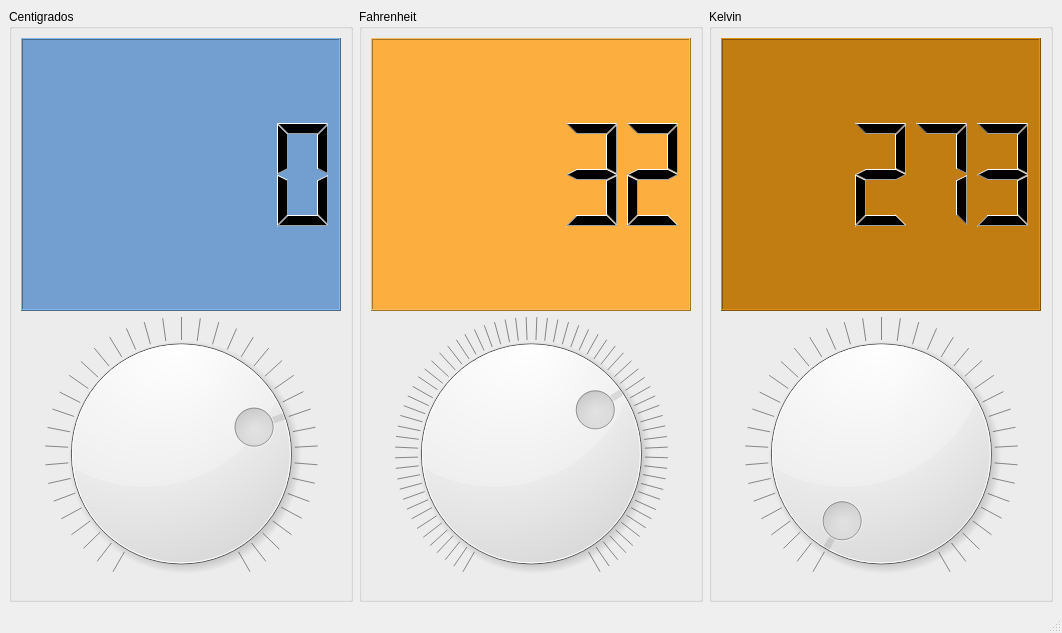
<?xml version="1.0" encoding="UTF-8"?>
<ui version="4.0">
 <class>Principal</class>
 <widget class="QMainWindow" name="Principal">
  <property name="geometry">
   <rect>
    <x>0</x>
    <y>0</y>
    <width>1062</width>
    <height>633</height>
   </rect>
  </property>
  <property name="windowTitle">
   <string>Principal</string>
  </property>
  <property name="windowIcon">
   <iconset resource="recursos.qrc">
    <normaloff>:/new/prefix1/RESOURCES/termometro.png</normaloff>:/new/prefix1/RESOURCES/termometro.png</iconset>
  </property>
  <widget class="QWidget" name="centralwidget">
   <layout class="QHBoxLayout" name="horizontalLayout">
    <item>
     <widget class="QGroupBox" name="groupBox">
      <property name="title">
       <string>Centigrados</string>
      </property>
      <layout class="QVBoxLayout" name="verticalLayout">
       <item>
        <widget class="QLCDNumber" name="outCent">
         <property name="styleSheet">
          <string notr="true">background-color: rgb(114, 159, 207);</string>
         </property>
        </widget>
       </item>
       <item>
        <widget class="QDial" name="inCent">
         <property name="cursor">
          <cursorShape>OpenHandCursor</cursorShape>
         </property>
         <property name="tabletTracking">
          <bool>false</bool>
         </property>
         <property name="minimum">
          <number>-273</number>
         </property>
         <property name="notchTarget">
          <double>10.000000000000000</double>
         </property>
         <property name="notchesVisible">
          <bool>true</bool>
         </property>
        </widget>
       </item>
      </layout>
     </widget>
    </item>
    <item>
     <widget class="QGroupBox" name="groupBox_2">
      <property name="title">
       <string>Fahrenheit</string>
      </property>
      <layout class="QVBoxLayout" name="verticalLayout_2">
       <item>
        <widget class="QLCDNumber" name="outFahr">
         <property name="styleSheet">
          <string notr="true">
background-color: rgb(252, 175, 62);</string>
         </property>
         <property name="intValue" stdset="0">
          <number>32</number>
         </property>
        </widget>
       </item>
       <item>
        <widget class="QDial" name="inFahr">
         <property name="cursor">
          <cursorShape>OpenHandCursor</cursorShape>
         </property>
         <property name="minimum">
          <number>-459</number>
         </property>
         <property name="maximum">
          <number>210</number>
         </property>
         <property name="notchTarget">
          <double>10.000000000000000</double>
         </property>
         <property name="notchesVisible">
          <bool>true</bool>
         </property>
        </widget>
       </item>
      </layout>
     </widget>
    </item>
    <item>
     <widget class="QGroupBox" name="groupBox_3">
      <property name="title">
       <string>Kelvin</string>
      </property>
      <layout class="QVBoxLayout" name="verticalLayout_3">
       <item>
        <widget class="QLCDNumber" name="outKelv">
         <property name="styleSheet">
          <string notr="true">background-color:rgb(193, 125, 17);</string>
         </property>
         <property name="intValue" stdset="0">
          <number>273</number>
         </property>
        </widget>
       </item>
       <item>
        <widget class="QDial" name="inKelv">
         <property name="cursor">
          <cursorShape>OpenHandCursor</cursorShape>
         </property>
         <property name="minimum">
          <number>0</number>
         </property>
         <property name="maximum">
          <number>372</number>
         </property>
         <property name="wrapping">
          <bool>false</bool>
         </property>
         <property name="notchTarget">
          <double>10.000000000000000</double>
         </property>
         <property name="notchesVisible">
          <bool>true</bool>
         </property>
        </widget>
       </item>
      </layout>
     </widget>
    </item>
   </layout>
  </widget>
  <widget class="QMenuBar" name="menubar">
   <property name="geometry">
    <rect>
     <x>0</x>
     <y>0</y>
     <width>1062</width>
     <height>22</height>
    </rect>
   </property>
  </widget>
  <widget class="QStatusBar" name="statusbar"/>
 </widget>
 <resources>
  <include location="recursos.qrc"/>
 </resources>
 <connections>
  <connection>
   <sender>inCent</sender>
   <signal>valueChanged(int)</signal>
   <receiver>outCent</receiver>
   <slot>display(int)</slot>
   <hints>
    <hint type="sourcelabel">
     <x>218</x>
     <y>365</y>
    </hint>
    <hint type="destinationlabel">
     <x>218</x>
     <y>161</y>
    </hint>
   </hints>
  </connection>
  <connection>
   <sender>inFahr</sender>
   <signal>valueChanged(int)</signal>
   <receiver>outFahr</receiver>
   <slot>display(int)</slot>
   <hints>
    <hint type="sourcelabel">
     <x>643</x>
     <y>365</y>
    </hint>
    <hint type="destinationlabel">
     <x>643</x>
     <y>161</y>
    </hint>
   </hints>
  </connection>
  <connection>
   <sender>inKelv</sender>
   <signal>valueChanged(int)</signal>
   <receiver>outKelv</receiver>
   <slot>display(int)</slot>
   <hints>
    <hint type="sourcelabel">
     <x>729</x>
     <y>380</y>
    </hint>
    <hint type="destinationlabel">
     <x>729</x>
     <y>166</y>
    </hint>
   </hints>
  </connection>
 </connections>
</ui>
